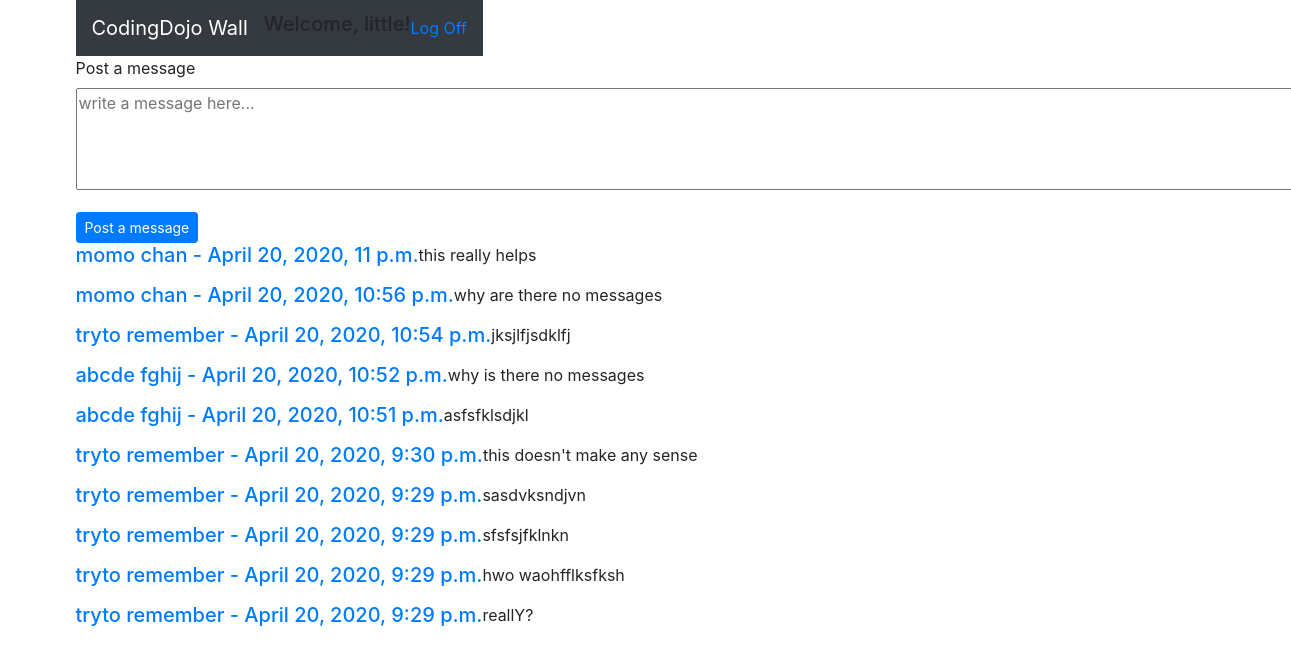
The page / (signed in) on the database as committed earlier.
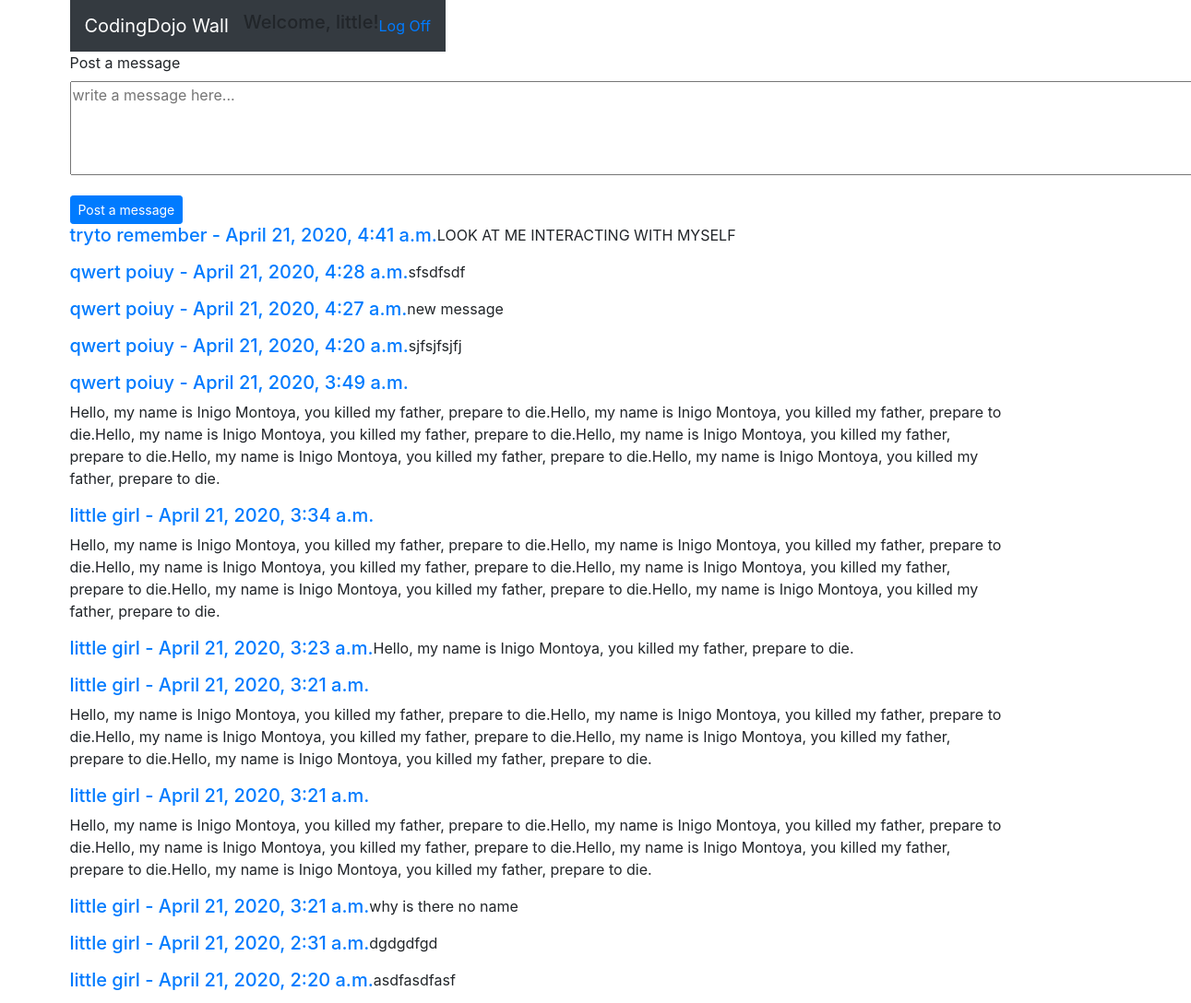
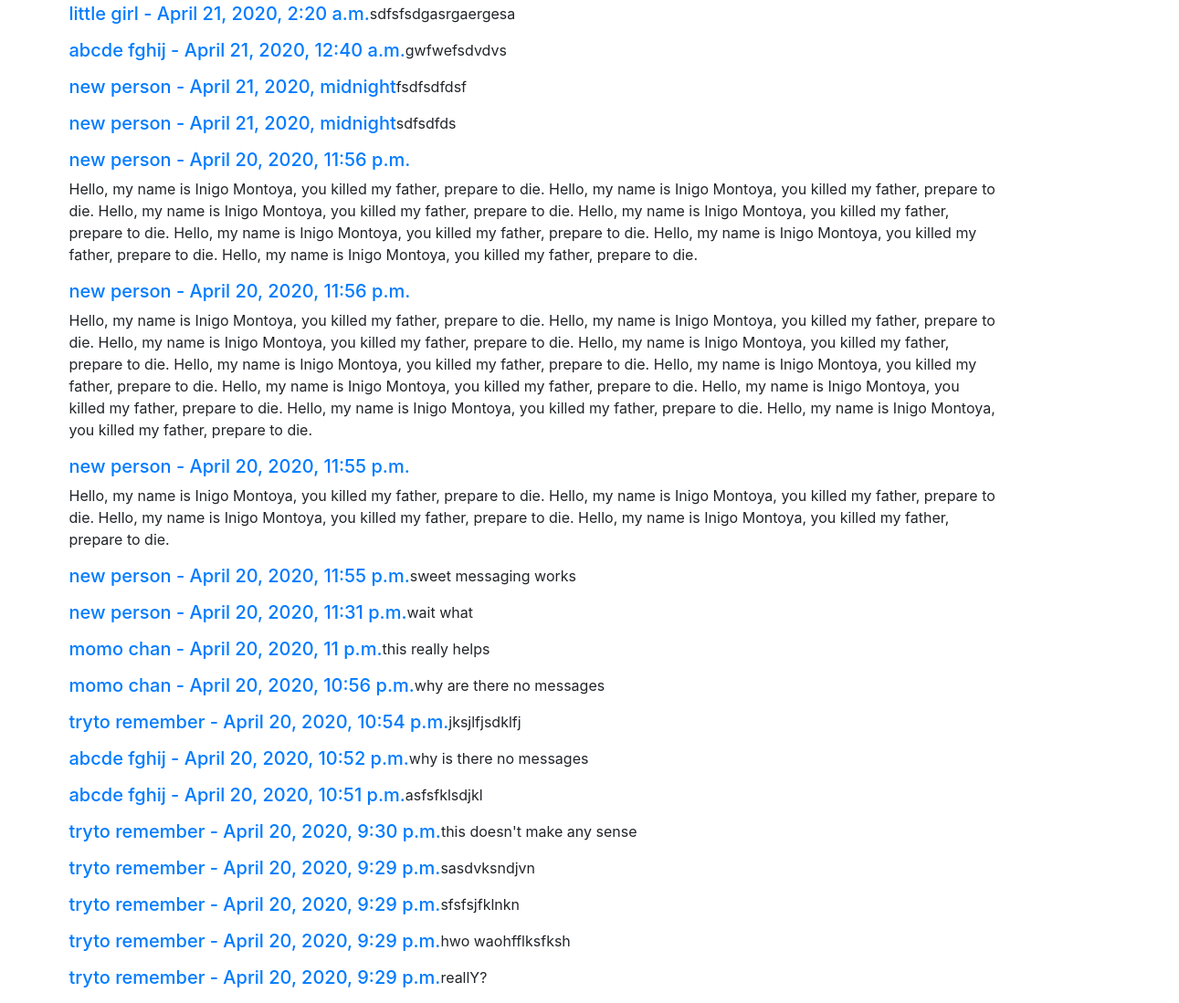
The same page on the database as committed later (2 pictures, top to bottom).
### wall_app/models.py (models this page shows, shortened)
class Messages(models.Model):
    message = models.CharField(max_length=255)
    user = models.ForeignKey(
        Users, related_name="messages", on_delete=models.CASCADE)
    created_at = models.DateTimeField(auto_now_add=True)
    updated_at = models.DateTimeField(auto_now=True)

### login_app/models.py (models this page shows, shortened)
class Users(models.Model):
    first_name = models.CharField(max_length=45)
    last_name = models.CharField(max_length=45)
    email = models.CharField(max_length=45, blank=False, unique=True)
    password = models.CharField(max_length=255)
    confirm_password = models.CharField(max_length=45)
    created_at = models.DateTimeField(auto_now_add=True)
    updated_at = models.DateTimeField(auto_now=True)
    birthday = models.DateField()
    objects = UsersManager()

### wall_app/views.py (the view)
# urls.py: path('', views.index, name="my_index"),
def index(request):
    if 'user_id' in request.session:
        user_id = request.session['user_id']
        user = Users.objects.get(id=user_id)
        all_messages = Messages.objects.all()
        all_users = Users.objects.all()
        context = {
            "all_messages": all_messages, "user": user, "all_users": all_users
        }
        return render(request, "wallindex.html", context)
    else:
        return redirect("/register")

### wall_app/templates/wallindex.html (shortened to what this page needs)
{% extends 'base.html' %} {% block content %}
<div class="row col-lg-12">
  <nav class="navbar navbar-expand-lg navbar-dark bg-dark flex-row">
    <a class="navbar-brand" href="{% url 'wall:my_index' %}">CodingDojo Wall</a>
    <h5>Welcome, {{user.first_name}}!</h5>
    <a href="{% url 'login:my_logout' %}">Log Off</a>
  </nav>
</div>
<div class="row col-lg-10">
  <div>
    <form action="{% url 'wall:my_new_message' %}" method="POST" id="message">
      <p>
        <label for="message">Post a message</label><br />
        <textarea
          rows="4"
          cols="120"
          name="message"
          form="message"
          placeholder="write a message here..."
        ></textarea>
      </p>
      <button class="btn btn-primary btn-sm">
        Post a message
      </button>
    </form>
  </div>
</div>
<br /><br />
{% for message in all_messages reversed %}
<div class="row col-lg-11 col align-self-end">
  <h5>
    <a href="{% url 'wall:my_this_message_on_wall' %}"
      >{{message.user.first_name}} {{message.user.last_name}} -
      {{message.created_at}}</a
    >
  </h5>
  <p>{{message.message}}</p>
</div>
{% endfor %} {% endblock %}

Rows that differ between the two databases and show on the page:
added Messages: user.first_name "tryto", user.last_name "remember", created_at "April 21, 2020, 4:41 a.m.", message "LOOK AT ME INTERACTING WITH MYSELF"
added Messages: user.first_name "qwert", user.last_name "poiuy", created_at "April 21, 2020, 4:28 a.m.", message "sfsdfsdf"
added Messages: user.first_name "qwert", user.last_name "poiuy", created_at "April 21, 2020, 4:27 a.m.", message "new message"
added Messages: user.first_name "qwert", user.last_name "poiuy", created_at "April 21, 2020, 4:20 a.m.", message "sjfsjfsjfj"
added Messages: user.first_name "qwert", user.last_name "poiuy", created_at "April 21, 2020, 3:49 a.m.", message "Hello, my name is Inigo Montoya, you killed my father, prepare to die.Hello, my name is Inigo Montoya, you killed my father, prepare to die.Hello, my name is Inigo Montoya, you killed my father, prepare to die.Hello, my name is Inigo Montoya, you killed my father, prepare to die.Hello, my name is Inigo Montoya, you killed my father, prepare to die.Hello, my name is Inigo Montoya, you killed my father, prepare to die."
added Messages: user.first_name "little", user.last_name "girl", created_at "April 21, 2020, 3:34 a.m.", message "Hello, my name is Inigo Montoya, you killed my father, prepare to die.Hello, my name is Inigo Montoya, you killed my father, prepare to die.Hello, my name is Inigo Montoya, you killed my father, prepare to die.Hello, my name is Inigo Montoya, you killed my father, prepare to die.Hello, my name is Inigo Montoya, you killed my father, prepare to die.Hello, my name is Inigo Montoya, you killed my father, prepare to die."
added Messages: user.first_name "little", user.last_name "girl", created_at "April 21, 2020, 3:23 a.m.", message "Hello, my name is Inigo Montoya, you killed my father, prepare to die."
added Messages: user.first_name "little", user.last_name "girl", created_at "April 21, 2020, 3:21 a.m.", message "Hello, my name is Inigo Montoya, you killed my father, prepare to die.Hello, my name is Inigo Montoya, you killed my father, prepare to die.Hello, my name is Inigo Montoya, you killed my father, prepare to die.Hello, my name is Inigo Montoya, you killed my father, prepare to die.Hello, my name is Inigo Montoya, you killed my father, prepare to die."
added Messages: user.first_name "little", user.last_name "girl", created_at "April 21, 2020, 3:21 a.m.", message "Hello, my name is Inigo Montoya, you killed my father, prepare to die.Hello, my name is Inigo Montoya, you killed my father, prepare to die.Hello, my name is Inigo Montoya, you killed my father, prepare to die.Hello, my name is Inigo Montoya, you killed my father, prepare to die.Hello, my name is Inigo Montoya, you killed my father, prepare to die."
added Messages: user.first_name "little", user.last_name "girl", created_at "April 21, 2020, 3:21 a.m.", message "why is there no name"
added Messages: user.first_name "little", user.last_name "girl", created_at "April 21, 2020, 2:31 a.m.", message "dgdgdfgd"
added Messages: user.first_name "little", user.last_name "girl", created_at "April 21, 2020, 2:20 a.m.", message "asdfasdfasf"
added Messages: user.first_name "little", user.last_name "girl", created_at "April 21, 2020, 2:20 a.m.", message "sdfsfsdgasrgaergesa"
added Messages: user.first_name "abcde", user.last_name "fghij", created_at "April 21, 2020, 12:40 a.m.", message "gwfwefsdvdvs"
added Messages: user.first_name "new", user.last_name "person", created_at "April 21, 2020, midnight", message "fsdfsdfdsf"
added Messages: user.first_name "new", user.last_name "person", created_at "April 21, 2020, midnight", message "sdfsdfds"
added Messages: user.first_name "new", user.last_name "person", created_at "April 20, 2020, 11:56 p.m.", message "Hello, my name is Inigo Montoya, you killed my father, prepare to die. Hello, my name is Inigo Montoya, you killed my father, prepare to die. Hello, my name is Inigo Montoya, you killed my father, prepare to die. Hello, my name is Inigo Montoya, you killed my father, prepare to die. Hello, my name is Inigo Montoya, you killed my father, prepare to die. Hello, my name is Inigo Montoya, you killed my father, prepare to die. Hello, my name is Inigo Montoya, you killed my father, prepare to die."
added Messages: user.first_name "new", user.last_name "person", created_at "April 20, 2020, 11:56 p.m.", message "Hello, my name is Inigo Montoya, you killed my father, prepare to die. Hello, my name is Inigo Montoya, you killed my father, prepare to die. Hello, my name is Inigo Montoya, you killed my father, prepare to die. Hello, my name is Inigo Montoya, you killed my father, prepare to die. Hello, my name is Inigo Montoya, you killed my father, prepare to die. Hello, my name is Inigo Montoya, you killed my father, prepare to die. Hello, my name is Inigo Montoya, you killed my father, prepare to die. Hello, my name is Inigo Montoya, you killed my father, prepare to die. Hello, my name is Inigo Montoya, you killed my father, prepare to die. Hello, my name is Inigo Montoya, you killed my father,…"
added Messages: user.first_name "new", user.last_name "person", created_at "April 20, 2020, 11:55 p.m.", message "Hello, my name is Inigo Montoya, you killed my father, prepare to die. Hello, my name is Inigo Montoya, you killed my father, prepare to die. Hello, my name is Inigo Montoya, you killed my father, prepare to die. Hello, my name is Inigo Montoya, you killed my father, prepare to die."
added Messages: user.first_name "new", user.last_name "person", created_at "April 20, 2020, 11:55 p.m.", message "sweet messaging works"
added Messages: user.first_name "new", user.last_name "person", created_at "April 20, 2020, 11:31 p.m.", message "wait what"
